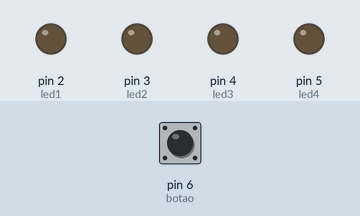
Simulated run of this sketch. Board: Arduino Uno, built with avr-gcc and run on an emulated ATmega328P. Shown: output pins drawn as LEDs (lit = HIGH). The test bench sets the inputs (shaded band); at power-on: pin 6 (botao) HIGH.

Above: at 1.2 s.
1.3 s: pin 6 (botao) pulled LOW for 0.15 s
At 2.0 s:
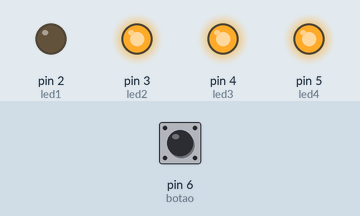
At 2.42 s:
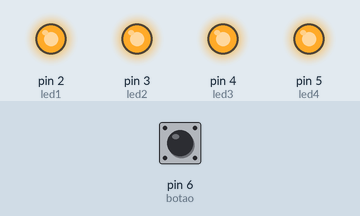
4.1 s: pin 6 (botao) pulled LOW for 1 s
At 4.72 s:
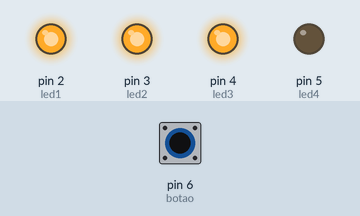
Timing chart, 0 to 7.1 s (numbered marks = the images above; inputs shaded):
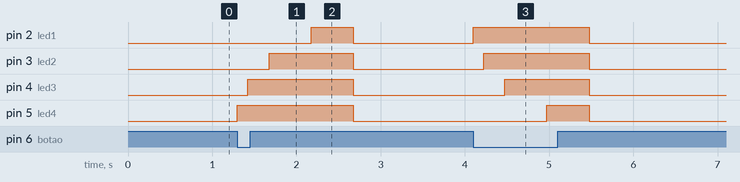

Measured:
- after the input at 1.3 s, pin 2 (led1): LOW → HIGH after 0.88 s, → LOW 0.50 s later; pin 3 (led2): LOW → HIGH after 0.37 s, → LOW 1.0 s later; pin 4 (led3): LOW → HIGH after 0.12 s, → LOW 1.3 s later; pin 5 (led4): LOW → HIGH at once, → LOW 1.4 s later
- after the input at 4.1 s, pin 2 (led1): LOW → HIGH at once, → LOW 1.4 s later; pin 3 (led2): LOW → HIGH after 0.12 s, → LOW 1.3 s later; pin 4 (led3): LOW → HIGH after 0.37 s, → LOW 1.0 s later; pin 5 (led4): LOW → HIGH after 0.87 s, → LOW 0.50 s later

The sketch:

exer3.ino
```cpp
const int led1 = 2;
const int led2 = 3;
const int led3 = 4;
const int led4 = 5;
const int botao = 6;


unsigned long tempoAnterior = 0;
int estadoAtual = 0;
bool sequenciaDireta = true;
bool sequenciaAtiva = false;
bool botaoPressionado = false;

void setup() {
  pinMode(led1, OUTPUT);
  pinMode(led2, OUTPUT);
  pinMode(led3, OUTPUT);
  pinMode(led4, OUTPUT);
  pinMode(botao, INPUT_PULLUP);

  digitalWrite(led1, LOW);
  digitalWrite(led2, LOW);
  digitalWrite(led3, LOW);
  digitalWrite(led4, LOW);
}

void loop() {
  unsigned long tempoAtual = millis();


  if (digitalRead(botao) == LOW && !botaoPressionado) {
    botaoPressionado = true;
    sequenciaDireta = !sequenciaDireta;
    sequenciaAtiva = true;
    estadoAtual = 0;
    tempoAnterior = tempoAtual;


    digitalWrite(led1, LOW);
    digitalWrite(led2, LOW);
    digitalWrite(led3, LOW);
    digitalWrite(led4, LOW);
  }

  if (digitalRead(botao) == HIGH) {
    botaoPressionado = false;
  }


  if (sequenciaAtiva) {
    if (sequenciaDireta) {
      if (estadoAtual == 0) {
        digitalWrite(led1, HIGH);
        tempoAnterior = tempoAtual;
        estadoAtual = 1;
      }

      if (estadoAtual == 1 && tempoAtual - tempoAnterior >= 125) {
        digitalWrite(led2, HIGH);
        tempoAnterior = tempoAtual;
        estadoAtual = 2;
      }

      if (estadoAtual == 2 && tempoAtual - tempoAnterior >= 250) {
        digitalWrite(led3, HIGH);
        tempoAnterior = tempoAtual;
        estadoAtual = 3;
      }

      if (estadoAtual == 3 && tempoAtual - tempoAnterior >= 500) {
        digitalWrite(led4, HIGH);
        tempoAnterior = tempoAtual;
        estadoAtual = 4;
      }

      if (estadoAtual == 4 && tempoAtual - tempoAnterior >= 500) {
        digitalWrite(led1, LOW);
        digitalWrite(led2, LOW);
        digitalWrite(led3, LOW);
        digitalWrite(led4, LOW);
        sequenciaAtiva = false;
      }

    } else {
      if (estadoAtual == 0) {
        digitalWrite(led4, HIGH);
        tempoAnterior = tempoAtual;
        estadoAtual = 1;
      }

      if (estadoAtual == 1 && tempoAtual - tempoAnterior >= 125) {
        digitalWrite(led3, HIGH);
        tempoAnterior = tempoAtual;
        estadoAtual = 2;
      }

      if (estadoAtual == 2 && tempoAtual - tempoAnterior >= 250) {
        digitalWrite(led2, HIGH);
        tempoAnterior = tempoAtual;
        estadoAtual = 3;
      }

      if (estadoAtual == 3 && tempoAtual - tempoAnterior >= 500) {
        digitalWrite(led1, HIGH);
        tempoAnterior = tempoAtual;
        estadoAtual = 4;
      }

      if (estadoAtual == 4 && tempoAtual - tempoAnterior >= 500) {
        digitalWrite(led1, LOW);
        digitalWrite(led2, LOW);
        digitalWrite(led3, LOW);
        digitalWrite(led4, LOW);
        sequenciaAtiva = false;
      }
    }
  }
}
```
